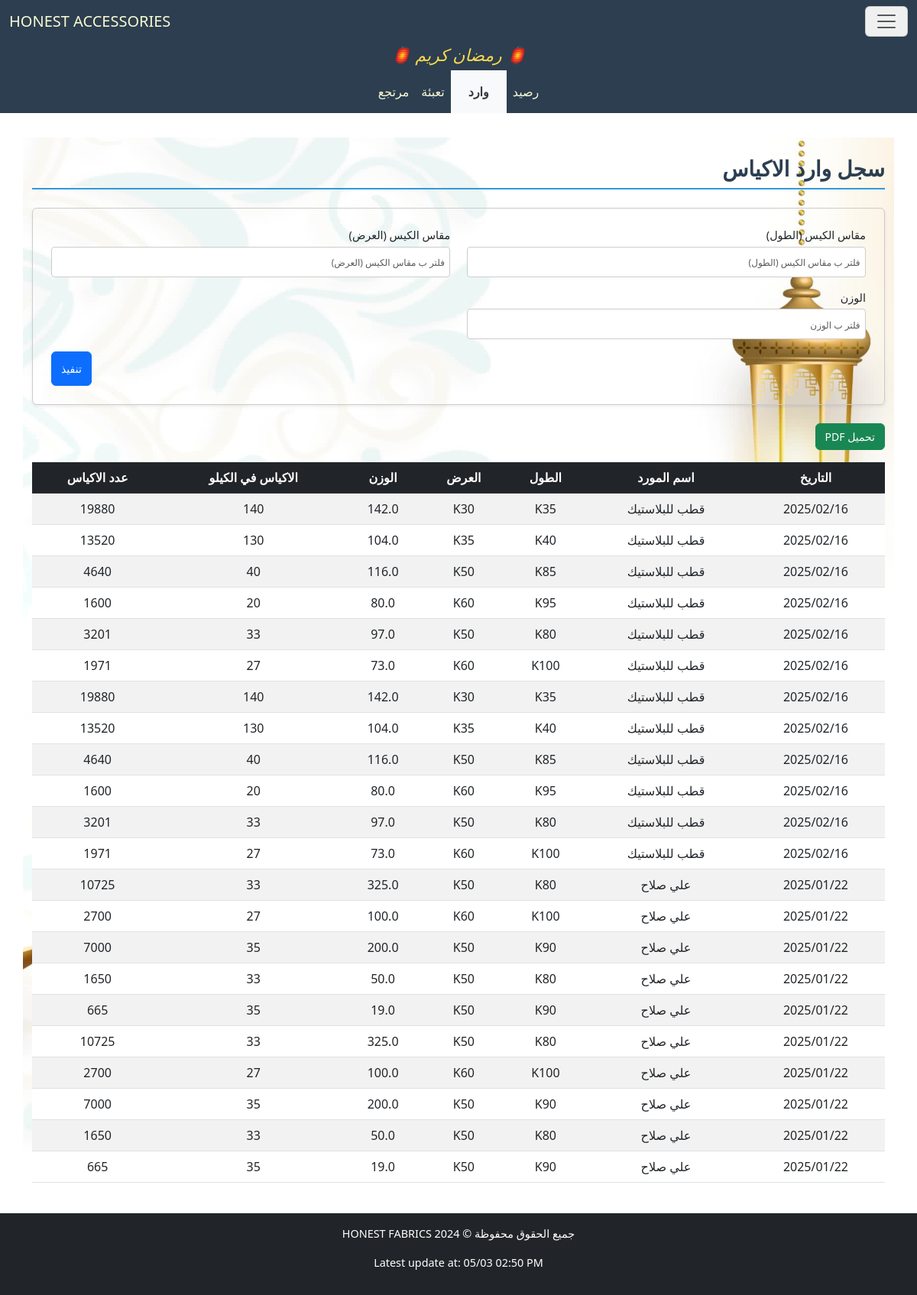
The page /accessories/BagSupplies/ on the database as committed earlier.
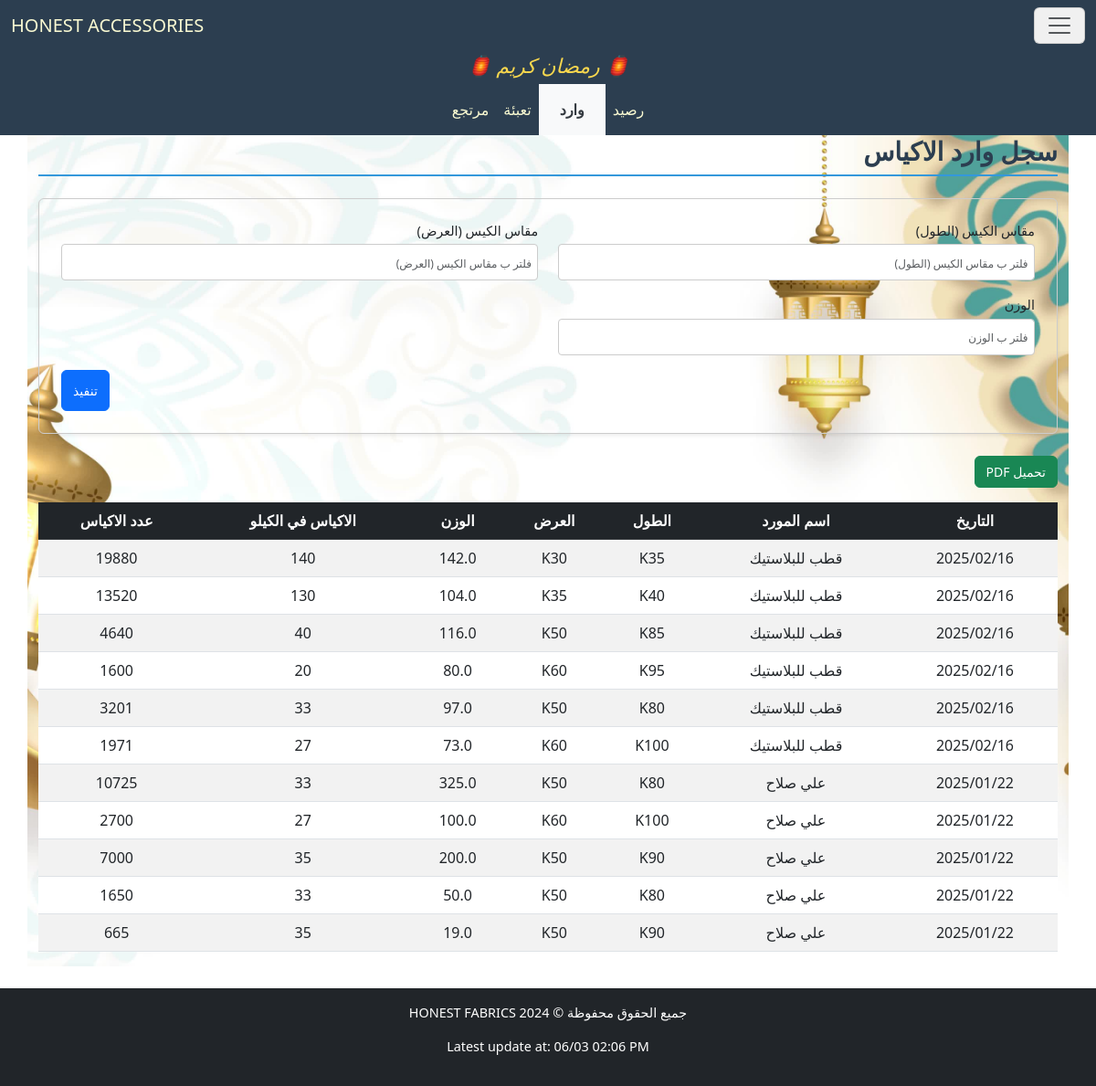
The same page on the database as committed later.
### accessories/models.py (models this page shows)
class SupplierBaseModel(BaseModel):
    supplier_name = models.CharField("اسم المورد", max_length=255, null=True, blank=True)
    class Meta:
        abstract = True

class BagBaseModel(IDBaseModel):
    bag_length = models.CharField("مقاس الكيس (الطول)", max_length=255, null=True, blank=True)
    bag_width = models.CharField("مقاس الكيس (العرض)", max_length=255, null=True, blank=True)
    weight = models.FloatField("الوزن", null=True, blank=True)
    bags_per_kilo = models.IntegerField("عدد الاكياس في الكيلو", null=True, blank=True)
    bags_quantity = models.IntegerField("عدد الاكياس", null=True, blank=True)
    class Meta:
        abstract = True

class BagSupplies(SupplierBaseModel, BagBaseModel):
    pass

### accessories/views.py (the view)
# urls.py: path('BagSupplies/', BagSuppliesView.as_view(), name='BagSuppliesView'),
class BagSuppliesView(FilterableListView):
    template_name = "accessories/BagSupplies.html"
    model = BagSupplies
    filter_fields = ['bag_length', 'bag_width', 'weight']
    columns = ["التاريخ","اسم المورد","الطول","العرض","الوزن","الاكياس في الكيلو","عدد الاكياس"]

### accessories/views.py (called while the page is built)
    def get_queryset(self):
        queryset = super().get_queryset()
        filters = Q()
        for field in self.filter_fields:
            filter_value = self.request.GET.get(field)
            if filter_value:
                filters &= Q(**{f"{field}__icontains": filter_value})
        filtered_queryset = queryset.filter(filters)
        try:
            filtered_queryset = filtered_queryset.order_by('-date')
        except:
            pass
        return filtered_queryset

    def get_context_data(self, **kwargs):
        context = super().get_context_data(**kwargs)
        update = Updates.objects.all().order_by('-date').first()
        context['update'] = localtime(update.date).strftime("%d/%m %I:%M %p") if update and update.date else None
        context['columns'] = self.columns
        model_meta = self.model._meta
        context['filter_fields'] = [
            {
                'field_name': field,
                'verbose_name': model_meta.get_field(field).verbose_name,
                'value': self.request.GET.get(field) or "",
            }
            for field in self.filter_fields
        ]
        return context

### accessories/templates/accessories/BagSupplies.html (shortened to what this page needs)
{% extends "accessories/layout.html" %}
{% load static %}
{% block home_page %}
<a class="navbar-brand" href="{% url 'CartonSuppliesView' %}">HONEST ACCESSORIES</a>
{% endblock %}
{% block navbar_links_small %}
<li class="p-2 nav-item">
    <a class="nav-link active" aria-current="page" href="{% url 'BagStockView' %}">رصيد</a>
</li>
<li class="p-2 nav-item nav_link_active">
    <a class="nav-link active" aria-current="page" href="{% url 'BagSuppliesView' %}">وارد</a>
</li>
<li class="p-2 nav-item">
    <a class="nav-link active" aria-current="page" href="{% url 'PackagingBagView' %}">تعبئة</a>
</li>
<li class="p-2 nav-item">
    <a class="nav-link active" aria-current="page" href="{% url 'ReturnBagView' %}">مرتجع</a>
</li>
{% endblock %}
{% block body %}
<h2 class="section-title pt-4">سجل وارد الاكياس</h2>
<form method="get" class="filter-form-flex mb-4 p-4 rounded shadow-sm">
        {% for filter_field in filter_fields %}
        <div class="form-group mb-3">
            <label for="filter_{{ forloop.counter }}" class="form-label">{{ filter_field.verbose_name }}</label>
            <input type="text" id="filter_{{ forloop.counter }}" name="{{ filter_field.field_name }}"
                   placeholder="فلتر ب {{ filter_field.verbose_name }}"
                   class="form-control"
                   value="{{ filter_field.value }}">
        </div>
        {% endfor %}
        <div class="submit-container">
            <button type="submit" class="btn btn-primary submit-btn">تنفيذ</button>
        </div>
    </form>
    <button onclick="generatePDF()" class="btn btn-success mb-3">تحميل PDF</button>
    <div style="overflow-y: auto; max-height: 70vh; position: relative;" class="table-responsive mb-4">
        <table id="data-table" class="table table-striped">
            <thead class="table-dark">
                <tr>
                    <th style="position: sticky; top: 0;" >التاريخ</th>
                    <th style="position: sticky; top: 0;" >اسم المورد</th>
                    <th style="position: sticky; top: 0;" >الطول</th>
                    <th style="position: sticky; top: 0;" >العرض</th>
                    <th style="position: sticky; top: 0;" >الوزن</th>
                    <th style="position: sticky; top: 0;" >الاكياس في الكيلو</th>
                    <th style="position: sticky; top: 0;" >عدد الاكياس</th>
                </tr>
            </thead>
            <tbody>
                {% for model in models %}
                <tr>
                    <td>{{ model.date|date:"Y/m/d" }}</td>
                    <td>{{ model.supplier_name }}</td>
                    <td>{{ model.bag_length }}</td>
                    <td>{{ model.bag_width }}</td>
                    <td>{{ model.weight }}</td>
                    <td>{{ model.bags_per_kilo }}</td>
                    <td>{{ model.bags_quantity }}</td>
                </tr>
                {% empty %}
                <tr>
                    <td colspan="7" class="text-center">لا يوجد عناصر</td>
                </tr>
                {% endfor %}
            </tbody>
        </table>
    </div>
{% endblock body %}

### accessories/templates/accessories/layout.html (shortened to what this page needs)
{% load static %}
<!DOCTYPE html>
<html lang="ar" dir="rtl">
<head>
    <link href="https://cdn.jsdelivr.net/npm/bootstrap@5.3.0/dist/css/bootstrap.min.css" rel="stylesheet">
    <link rel="stylesheet" href="https://cdnjs.cloudflare.com/ajax/libs/font-awesome/6.7.1/css/all.min.css" />
    <link rel="stylesheet" href={% static "cloth/styles.css" %}>
</head>
<body style="margin-top: 125px;">
    <nav id="navbar"  class="navbar bg-body-tertiary fixed-top">
        <div class="container-fluid">
            <button class="custom-toggler-icon navbar-toggler d-lg-flex" type="button" data-bs-toggle="offcanvas" data-bs-target="#offcanvasNavbar" aria-controls="offcanvasNavbar" aria-label="Toggle navigation">
                <span class="navbar-toggler-icon"></span>
            </button>
            {% block home_page %}
            {% endblock %}
        </div>
    </nav>
    <nav id="navbar"  class="navbar bg-body-tertiary fixed-top" style="margin-top:50px; padding-block:0; z-index:1000;">
        <div class=" py-2 w-50 mx-auto text-center">
            <h4 class="navbar-special-message m-0">🏮 رمضان كريم 🏮</h4>
        </div>
        <div class="container-fluid">
            <div class="d-flex mx-auto" style="padding-bottom:-5px">
                <ul class="navbar-nav me-auto pb-0 d-flex flex-row h-100">
                    {% block navbar_links_small %}
                    {% endblock %}
                </ul>
            </div>
        </div>
    </nav>
    <div class="body-div container">
        {% block body %}{% endblock body %}
    </div>
    <footer class="footer bg-dark text-white text-center py-3">
        <p>جميع الحقوق محفوظة © HONEST FABRICS 2024</p>
        {% if update %}
            <p>Latest update at: {{update}}</p>
        {% else %}
            <p>No updates available</p>
        {% endif %}
    </footer>
    <link href="https://cdn.jsdelivr.net/npm/bootstrap@5.3.0/dist/css/bootstrap.min.css" rel="stylesheet">
</body>
</html>

### cloth/static/cloth/styles.css (style rules this page uses)
:root { --primary-color: #3498db; --light-blue: #3db1ff5e; --secondary-color: #2c3e50; --success-color: #2ecc71; --danger-color: #e74c3c; --warning-color: #f1c40f; --light-bg: #f8f9fa; --dark-bg: #343a40; --light-text: lightgoldenrodyellow; --golden-text: rgb(255, 255, 0); --border-color: #dee2e6; --white-color: #ffffff; }
*, *::before, *::after { box-sizing: border-box; }
ul, div { padding: 0; margin: 0; }
body { background-color: var(--light-bg); margin-inline: 0; font-family: 'Segoe UI', Tahoma, Geneva, Verdana, sans-serif; line-height: 1.6; font-size: 16px; }
.body-div { background-image: url('/static/cloth/r_bg1.jpg'); background-size: cover; background-position: center; background-repeat: no-repeat; margin: 2%; margin-top: 11vh; max-width: 98%; min-height: 81vh; }
.navbar-special-message { color: #fad84e; font-weight: 400; font-style:oblique; }
#navbar, #navbar-menu-body { background-color: var(--secondary-color) !important; }
#navbar, #navbar a, #navbar-menu-body, #navbar-menu-body a { color: var(--light-text); }
.custom-toggler-icon { background-color: #f0f0f0 !important; }
.section-title { color: var(--secondary-color); border-bottom: 2px solid var(--primary-color); padding-bottom: 0.5rem; margin-bottom: 1.5rem; font-weight: bold; }
.table { border-collapse: separate; border-spacing: 0; border-radius: 8px; width: 100%; }
.table th, .table td { text-align: center; vertical-align: middle; padding: 10px; }
.table-striped tbody tr:nth-of-type(odd) { background-color: var(--light-bg); }
.table-dark th { background-color: var(--secondary-color); color: var(--light-text); }
.table-responsive { overflow-x: auto; }
.table-responsive table th, .table-responsive table td { white-space: nowrap; min-width: fit-content; }
.table-responsive table { width: 100%; table-layout: auto; }
.footer { margin-top: 20px; text-align: center; padding: 1rem; font-size: 0.9rem; }
.filter-form-flex { display: flex; flex-wrap: wrap; padding: 1rem; border: 1px solid #ccc; border-radius: 8px; justify-content: space-between; column-gap: 2px; direction: rtl; }
.filter-form-flex .form-group { display: flex; flex-direction: column; margin-bottom: 5px; width: 49%; }
.filter-form-flex .form-label { font-size: 0.9rem; margin-bottom: 0.25rem; }
.filter-form-flex .form-control { border: 1px solid #ccc; border-radius: 4px; padding: 0.4rem; font-size: 0.9rem; }
.filter-form-flex input[type="text"], .filter-form-flex input[type="number"], .filter-form-flex input[type="date"] { width: 100%; height: 40px; }
.submit-container { display: flex; justify-content: flex-end; width: 100%; }
.filter-form-flex .submit-btn { width: auto; height: 45px; font-size: 1rem; }
@media (max-width: 1200px) { body { font-size: 15px; } }
@media (max-width: 1200px) { h4.section-title, h2 { font-size: 28px !important; } }
@media (max-width: 1200px) { h4.section-title, h4 { font-size: 22px !important; } }
@media (max-width: 1200px) { p.lead, .oped_details_btn, .btn { font-size: 14px !important; } }
@media (max-width: 1200px) { ::placeholder { font-size: 12px !important; } }
.nav_link_active { background-color: var(--light-bg) !important; }
.nav_link_active a { color: var(--dark-bg) !important; padding-inline: 15px; font-weight: 600; }

Rows that differ between the two databases and show on the page:
removed BagSupplies: date "2025/02/16", supplier_name "قطب للبلاستيك", bag_length "K35", bag_width "K30", weight "142.0", bags_per_kilo "140", bags_quantity "19880"
removed BagSupplies: date "2025/02/16", supplier_name "قطب للبلاستيك", bag_length "K40", bag_width "K35", weight "104.0", bags_per_kilo "130", bags_quantity "13520"
removed BagSupplies: date "2025/02/16", supplier_name "قطب للبلاستيك", bag_length "K85", bag_width "K50", weight "116.0", bags_per_kilo "40", bags_quantity "4640"
removed BagSupplies: date "2025/02/16", supplier_name "قطب للبلاستيك", bag_length "K95", bag_width "K60", weight "80.0", bags_per_kilo "20", bags_quantity "1600"
removed BagSupplies: date "2025/02/16", supplier_name "قطب للبلاستيك", bag_length "K80", bag_width "K50", weight "97.0", bags_per_kilo "33", bags_quantity "3201"
removed BagSupplies: date "2025/02/16", supplier_name "قطب للبلاستيك", bag_length "K100", bag_width "K60", weight "73.0", bags_per_kilo "27", bags_quantity "1971"
removed BagSupplies: date "2025/01/22", supplier_name "علي صلاح", bag_length "K80", bag_width "K50", weight "325.0", bags_per_kilo "33", bags_quantity "10725"
removed BagSupplies: date "2025/01/22", supplier_name "علي صلاح", bag_length "K100", bag_width "K60", weight "100.0", bags_per_kilo "27", bags_quantity "2700"
removed BagSupplies: date "2025/01/22", supplier_name "علي صلاح", bag_length "K90", bag_width "K50", weight "200.0", bags_per_kilo "35", bags_quantity "7000"
removed BagSupplies: date "2025/01/22", supplier_name "علي صلاح", bag_length "K80", bag_width "K50", weight "50.0", bags_per_kilo "33", bags_quantity "1650"
removed BagSupplies: date "2025/01/22", supplier_name "علي صلاح", bag_length "K90", bag_width "K50", weight "19.0", bags_per_kilo "35", bags_quantity "665"
Other text that changed with them:
{{ update }}: "05/03 02:50 PM" → "06/03 02:06 PM"
